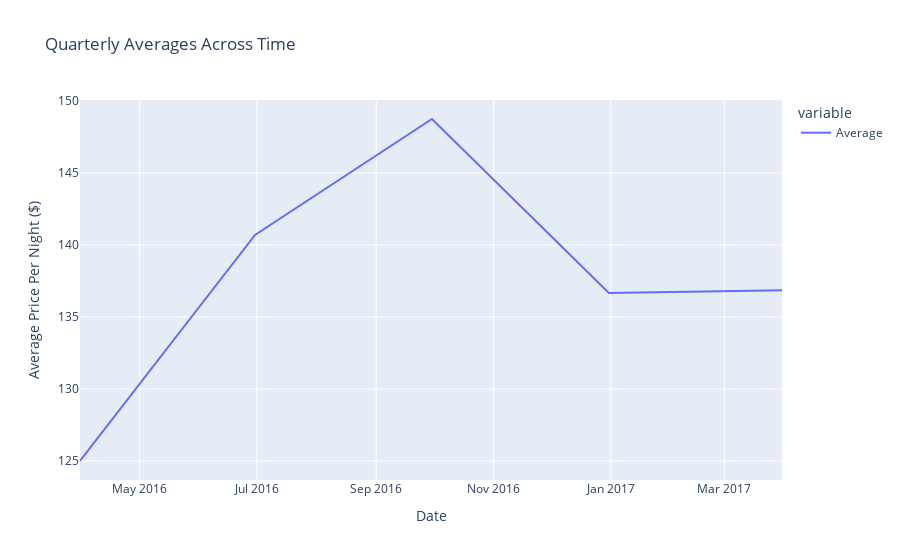

The cell this chart's notebook holds for it:
### Code cell
px.line(quarterly_average_prices_df,
        labels={'value':'Average Price Per Night ($)', 'date':'Date'},
        title="Quarterly Averages Across Time")

### Figure 1 — Plotly figure (JSON) as saved in the notebook; plotly's stock layout.template omitted (floating-point values rounded to 4 significant figures)
{"data": [{"hovertemplate": "variable=Average<br>Date=%{x}<br>Average Price Per Night ($)=%{y}<extra></extra>", "legendgroup": "Average", "line": {"color": "#636efa", "dash": "solid"}, "mode": "lines", "name": "Average", "orientation": "v", "showlegend": true, "type": "scatter", "x": ["2016-03-31T00:00:00", "2016-06-30T00:00:00", "2016-09-30T00:00:00", "2016-12-31T00:00:00", "2017-03-31T00:00:00"], "xaxis": "x", "y": [125.0, 140.7, 148.7, 136.7, 136.8], "yaxis": "y"}], "layout": {"legend": {"title": {"text": "variable"}, "tracegroupgap": 0}, "title": {"text": "Quarterly Averages Across Time"}, "xaxis": {"anchor": "y", "domain": [0, 1], "title": {"text": "Date"}}, "yaxis": {"anchor": "x", "domain": [0, 1], "title": {"text": "Average Price Per Night ($)"}}}}
